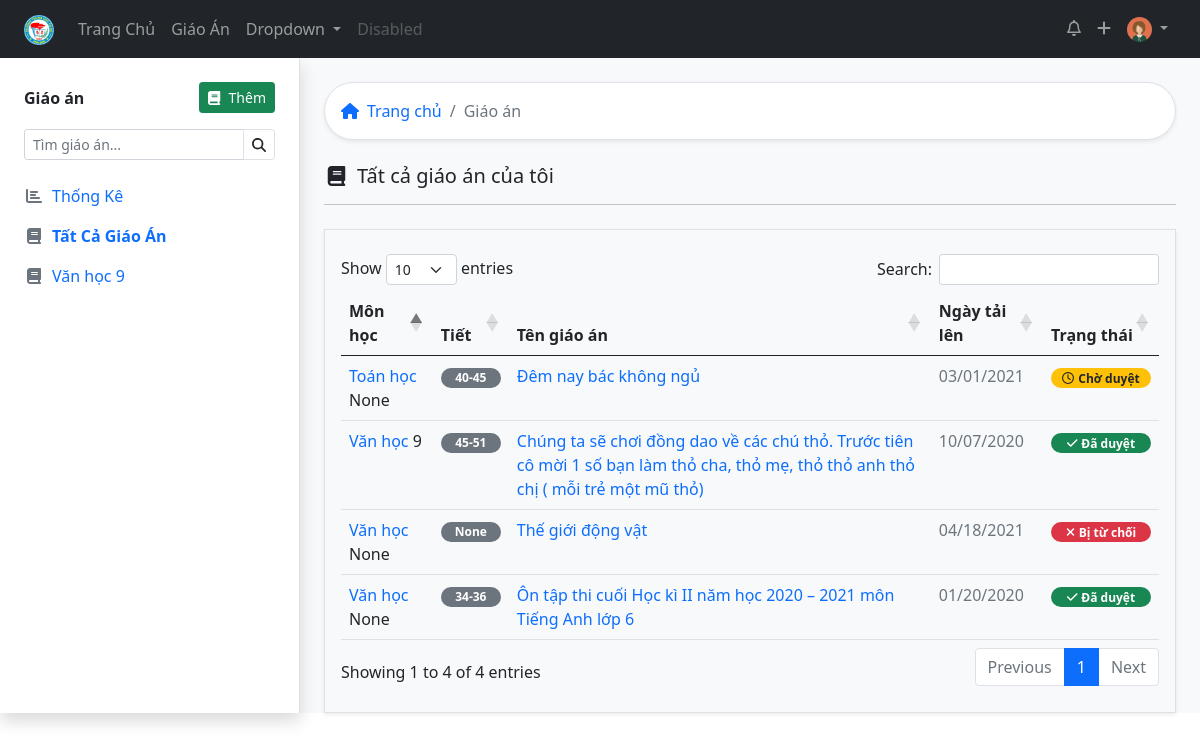
The page /lessons/ (signed in) on the database as committed earlier.
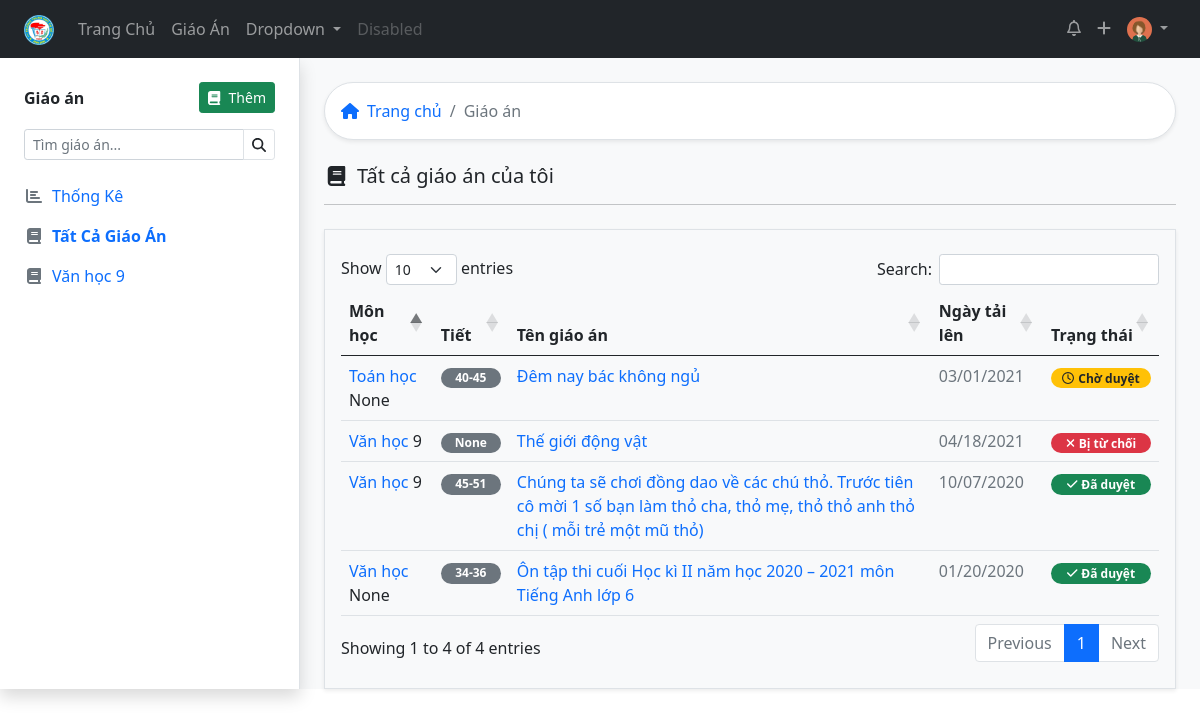
The same page on the database as committed later.
### lessonmanagement/models.py (models this page shows, shortened)
class Lesson(models.Model):
    title = models.CharField(max_length=200)
    upload_time = models.DateTimeField()
    lesson_path = models.FileField(upload_to='test/')
    LEVEL_CHOICES = [
        (6, 6),
        (7, 7),
        (8, 8),
        (9, 9)
    ]
    level = models.IntegerField(choices=LEVEL_CHOICES, null=True, blank=True)
    description = models.CharField(max_length=200, null=True, blank=True)
    teacher = models.ForeignKey(Teacher, related_name="teacher", on_delete=models.SET_NULL, null=True, blank=True)
    checker = models.ForeignKey(Teacher, related_name="checker", on_delete=models.SET_NULL, null=True, blank=True)
    classyear_list = models.ManyToManyField(ClassYear, through="LessonClassYear")
    check_date = models.DateTimeField(auto_now = True, blank=True, null=True)
    subject = models.ForeignKey(Subject, on_delete=models.SET_NULL, null=True, blank=True)
    slug_subject = models.SlugField(max_length=200, null=True, blank=True)
    start_number_lesson = models.IntegerField(null=True, blank=True, help_text="Bài giảng này ở tiết số mấy")
    cout_number_lesson = models.IntegerField(null=True, blank=True, help_text="Bài giảng này trong bao nhiêu tiết")
    STATUS_CHOICES = [
    ('pending', 'Chờ duyệt'),
    ('acept', 'Đã duyệt'),
    ('deny', 'Bị từ chối'),
    ]
    status = models.CharField(max_length=10, blank=True, choices=STATUS_CHOICES ,default='pending')
    note_checker = models.CharField(max_length=200, blank=True)
    class Meta:
        verbose_name = "Giáo Án"
        verbose_name_plural = "Giáo Án"
        ordering = ["-upload_time"]

class SubjectAbstract(models.Model):
    title = models.CharField(max_length=20, verbose_name="Tên môn học", help_text="Tên chính xác của môn học theo quy định của Bộ Giáo Dục")
    description = models.TextField("Mô tả môn học", blank=True)
    coverimage = models.ImageField("Ảnh bìa cho môn học", upload_to = "subject/", null = True, blank = True)
    class Meta:
        abstract = True
    def __str__(self):
        return self.title

class Subject(SubjectAbstract):
    group = models.ForeignKey("GroupSubject", related_name='subject123',on_delete=models.SET_NULL, null=True, blank=True)
    member = models.ManyToManyField(Teacher, through="SubjectTeacher")
    classyear = models.ManyToManyField("ClassYear", through="SubjectClassYear")
    class Meta:
        verbose_name = "Môn học"
        verbose_name_plural = "Môn học"

### lessonmanagement/views.py (the view)
# urls.py: path('lessons/', views.alllessons, name="alllessons"),
def alllessons(request):
    lesson = Lesson.objects.filter(teacher=request.user.teacher.id).order_by('-upload_time')
    if now.month < 9:
        listyear = [now.year, now.year-1]
        lesson_toyear = Lesson.objects.filter(teacher=request.user.teacher.id).filter(upload_time__year__in=listyear)
    else:
        lesson_toyear = Lesson.objects.filter(teacher=request.user.teacher.id).filter(upload_time__year=now.year)
    lesson_pending = Lesson.objects.filter(teacher=request.user.teacher.id).filter(status="pending").order_by('-upload_time')
    lesson_acept = Lesson.objects.filter(teacher=request.user.teacher.id).filter(status="acept").order_by('-upload_time')
    lesson_deny = Lesson.objects.filter(teacher=request.user.teacher.id).filter(status="deny").order_by('-upload_time')
    teachersubjectclassyear = SubjectClassYear.objects.filter(teacher=request.user.teacher.id)
    context = {'lesson_list':lesson,'teachersubjectclassyear':teachersubjectclassyear, 'now': now, 'lesson_pending':lesson_pending,'lesson_acept':lesson_acept, 'lesson_deny':lesson_deny,'lesson_toyear':lesson_toyear
    }
    return render(request, 'all_lessons.html', context)

### lessonmanagement/models.py (called while the page is built)
    def full_name(self):
        return '%s %s' % (self.firstname, self.lastname)

    def subjectclassyear(self):
        i = Lesson.objects.filter(teacher=self.id).order_by('subject__title', 'level').distinct().values_list('subject__title', 'level')
        k = []
        m = []
        for j in i:
            j = list(j)
            j.append(slugify(j[0]))
            k.append(j)
        return k

    def list_lesson(self):
        return Lesson.objects.filter(teacher=self.id)

    def all_lessons(self):
        return Lesson.objects.filter(teacher=self.id)

### lessonmanagement/templates/all_lessons.html
{% extends 'base_withsidebar.html' %}
{% block content %}
<div class="bg-white border shadow-sm p-3 rounded-pill mb-4">
  <nav aria-label="breadcrumb">
    <ol class="breadcrumb m-0 ">
      <li class="breadcrumb-item"><a href="{% url 'index' %}" class="text-decoration-none"><i class="fas fa-home me-2"></i>Trang chủ</a></li>
      <li class="breadcrumb-item active"> Giáo án</li>
    </ol>
  </nav>
</div>
<h5><i class="fas fa-book fa-fw me-2 "></i>Tất cả giáo án của tôi</h5>
<hr class="mb-4">
            <div class="border py-4 px-3 shadow-sm">
                {% include "tableall.html" %}
            </div>
  {% endblock %}

### lessonmanagement/templates/tableall.html (shortened to what this page needs)
<table id="exampletable" class="table table-hover  " style="width:100%">
    <thead >
        <tr>
            <th>Môn học</th>
            <th>Tiết</th>
            <th>Tên giáo án</th>
            <th>Ngày tải lên</th>
            <th>Trạng thái</th>
        </tr>
    </thead>
    <tbody>
        {% for lesson in request.user.teacher.all_lessons %}
        <tr>
            <td> <a href="#" class="text-decoration-none"> {{ lesson.subject }} </a>{{ lesson.level }}
            </td>
            <td>
                <span class="badge rounded-pill bg-secondary" style="width: 60px;">{{ lesson.start_number_lesson}}{% if lesson.cout_number_lesson > 1 %}-{{ lesson.start_number_lesson|add:lesson.cout_number_lesson }} {% endif %}</span>
            </td>
            <td><a href="#" class="text-decoration-none">{{ lesson.title }}  </a></td>
            <td class="text-muted" >{{ lesson.upload_time|date:"SHORT_DATE_FORMAT" }}</td>
            <td>                    {% if lesson.status == "pending" %}
                <span class="badge bg-warning text-dark rounded-pill" style="width: 100px;"><i class="far fa-clock me-1"></i>{{ lesson.get_status_display}}</span>
                {% elif lesson.status == "acept" %}
                <span class="badge bg-success  rounded-pill"  style="width: 100px;"><i class="fas fa-check me-1"></i>{{ lesson.get_status_display}}</span>
                 {% elif lesson.status == "deny" %}
                 <span class="badge bg-danger  rounded-pill"  style="width: 100px;"><i class="fas fa-times me-1"></i>{{ lesson.get_status_display}}</span>
                {% endif %} </td>
        </tr>
        {% endfor %}
    </tbody>
</table>

Rows that differ between the two databases and show on the page:
changed Lesson "Thế giới động vật": level "None" → "9"
